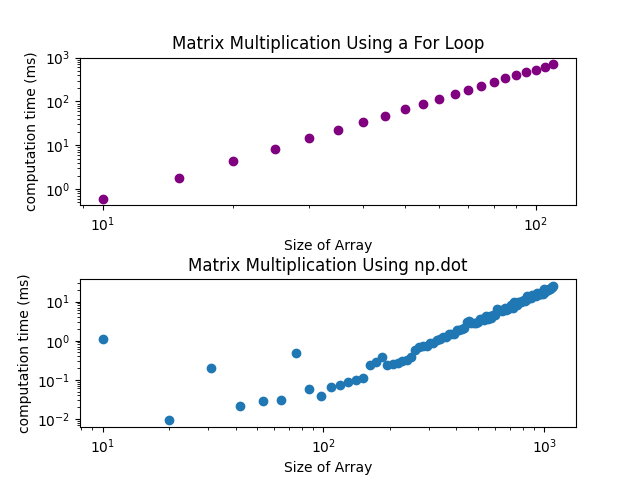

Source code (Python):
import numpy as np
import timeit
import matplotlib.pyplot as plt

def matrixMult( A: np.array, B: np.array):

    #check if the cols of A are equal to the rows of B
    if np.shape(A)[1]==np.shape(B)[0]:
        N=np.shape(A)[1]
        #create an NxN array 
        C= np.zeros([N,N], float)
        for i in range (N):
            for j in range(N):
                for k in range(N):
                    C[i,j]+=A[i,k]*B[k,j]

        return(C)
    else:
        raise Exception('cols of A do not equal rows of B') 


#Make an array of N will store the N values that we are going to test and plot. where NXN is the dim of the matrices we will multiply
N = np.linspace(10,110,21).astype(int) 


As,Bs = [],[] #make two lists to store our As and Bs
for n in range(len(N)): 
    As.append(np.random.rand(N[n], N[n])) 
    Bs.append(np.random.rand(N[n], N[n])) 


"""

I told chat gpt:
"I have a function that takes two arguments. I want to use timeit but vary what the argument is

chatgpt told me: 

To use timeit for a function with varying arguments, you can define the function with the arguments you want, and then pass the function call within a lambda to timeit.timeit. This allows you to vary the arguments each time you run timeit.

Here’s an example:

# Example function
def my_function(x, y):
    return x * y

# Varying arguments
x_values = [1, 2, 3, 4]
y_values = [5, 6, 7, 8]

# Timeit for different argument pairs
for x, y in zip(x_values, y_values):
    t = timeit.timeit(lambda: my_function(x, y), number=10000)
    print(f'Time for my_function({x}, {y}): {t}')

"""
t1=[]
for A, B in zip(As,Bs):
    t1.append(timeit.timeit(lambda:matrixMult(A,B), number=1))

M=np.linspace(10,1100,101).astype(int) 
As,Bs = [],[] #make two lists to store our As and Bs
for n in range(len(M)): 
    As.append(np.random.rand(M[n], M[n])) 
    Bs.append(np.random.rand(M[n], M[n])) 
t2=[]

for A, B in zip(As,Bs):
    t2.append(timeit.timeit(lambda:np.dot(A,B), number=1))
#make t1 and t2 numpy arrays so that i can multiply do math with them

"""
better way to do it. Plot log(t), log(N), then take the slope of that curve and that is the log scale. 

"""
exp1 = np.polyfit(np.log(N),np.log(t1),1)[0]
a=np.polyfit(np.log(N),np.log(t1),1)[1]
print('the slope of log(N) vs log(t) for our for loop method is:  '+ str(exp1))
exp2 = np.polyfit(np.log(M),np.log(t2),1)[0]
print('the slope  of log(N) vs log(t) for of the dot method is: '+ str(exp2))


t1=np.array(t1)
t2=np.array(t2)
N=np.array(N)
fig, ax = plt.subplots(2)




ax[0].scatter(N,t1*10**3, c='purple')
#ax[0].plot(N,np.exp(a+exp1*N), c='black', label='$linear fit of log(N)$')
#ax[0].legend()
ax[0].set_xscale('log')
ax[0].set_yscale('log')
ax[0].set_xlabel("Size of Array")
ax[0].set_ylabel("computation time (ms)")
ax[0].set_title("Matrix Multiplication Using a For Loop")
ax[1].scatter(M,t2*10**3)
ax[1].set_xlabel("Size of Array")
ax[1].set_ylabel("computation time (ms)")
ax[1].set_xscale('log')
ax[1].set_yscale('log')
ax[1].set_title("Matrix Multiplication Using np.dot")
plt.subplots_adjust(hspace=0.5)
plt.savefig('ps-3-1.png')

plt.show()